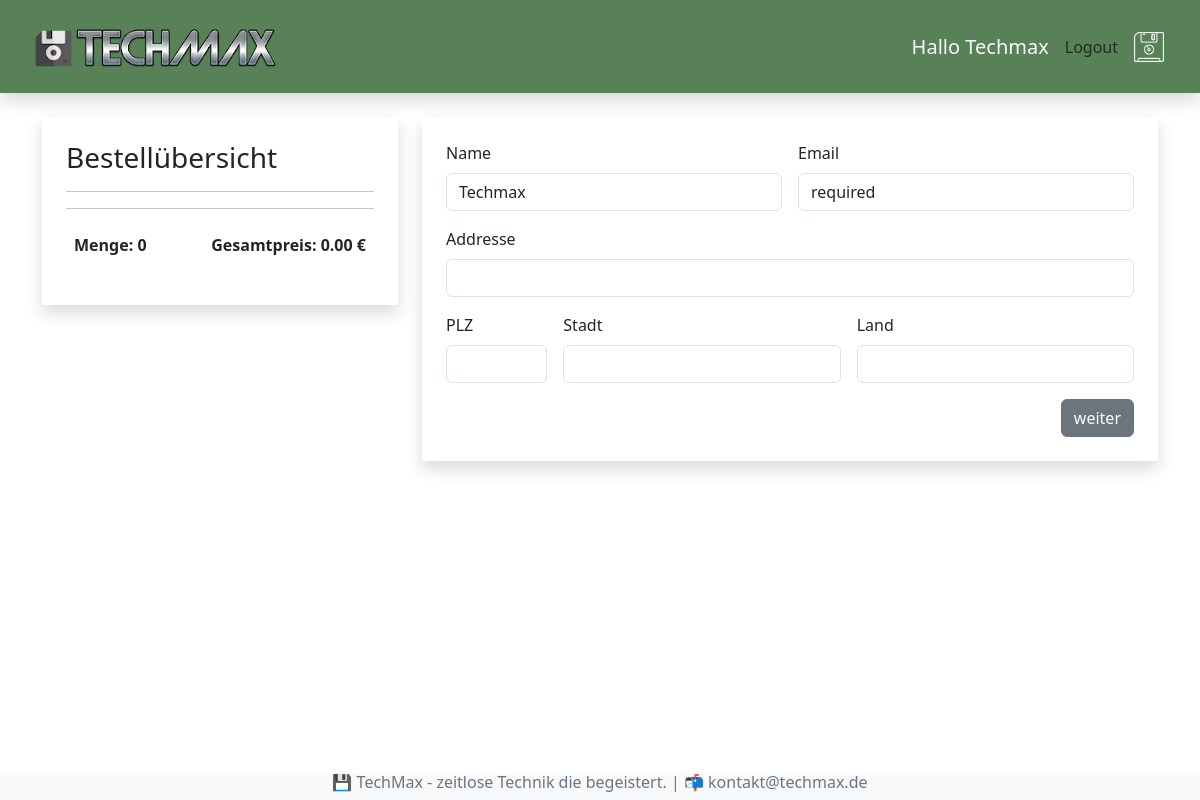
The page /kasse/ (signed in) on the database as committed earlier.
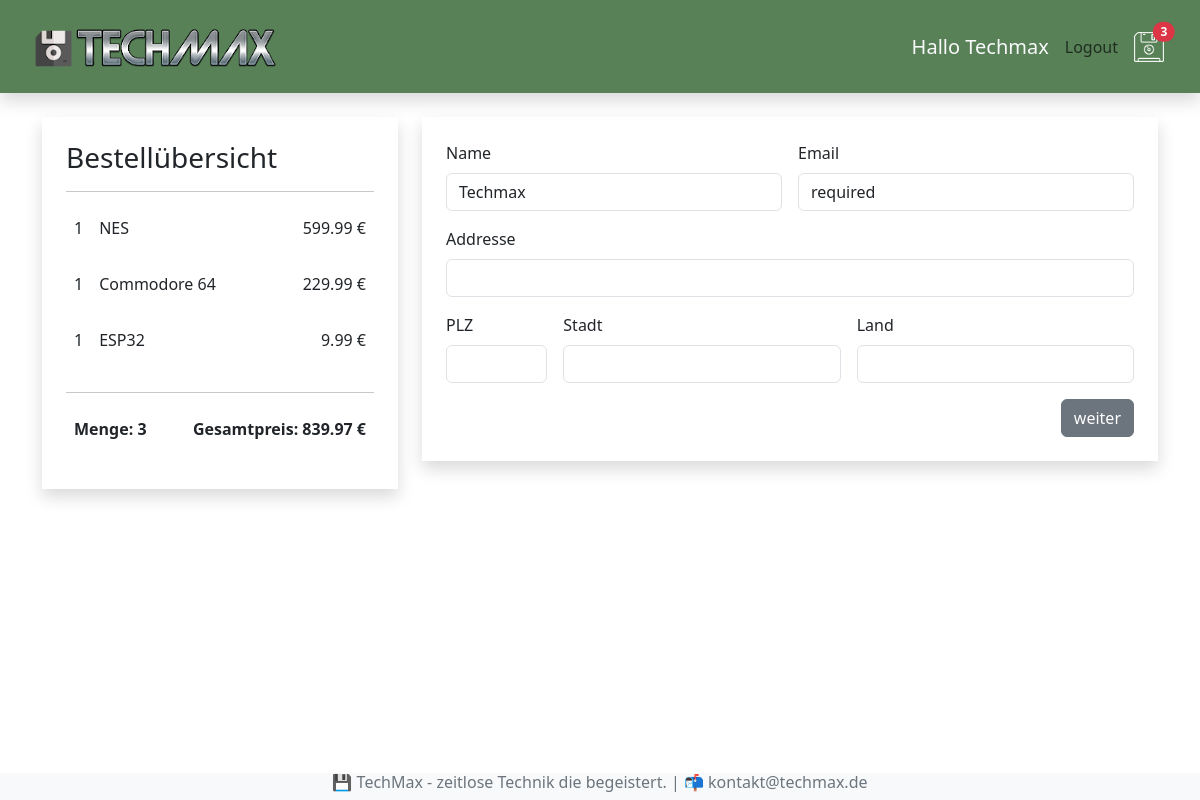
The same page on the database as committed later.
### shop/models.py (models this page shows, shortened)
class Bestellung(models.Model):
    kunde = models.ForeignKey(Kunde, on_delete=models.SET_NULL, null=True, blank=True)
    bestelldatum = models.DateTimeField(auto_now_add=True)
    erledigt = models.BooleanField(default=False, null=True, blank=True)
    auftrags_id = models.CharField(max_length=200, null=200)
    @property
    def get_gesamtpreis(self):
        bestellteartikels = self.bestellteartikel_set.all()
        gesamtpreis = sum(artikel.get_summe for artikel in bestellteartikels)
        return gesamtpreis
    @property
    def get_gesamtmenge(self):
        bestellteartikels = self.bestellteartikel_set.all()
        gesamtmenge = sum(artikel.menge for artikel in bestellteartikels)
        return gesamtmenge

class BestellteArtikel(models.Model):
    artikel = models.ForeignKey(Artikel, on_delete=models.SET_NULL, null=True, blank=True)
    bestellung = models.ForeignKey(Bestellung, on_delete=models.SET_NULL, null=True, blank=True)
    menge = models.IntegerField(default=0, null=True, blank=True)
    datum = models.DateTimeField(auto_now_add=True)
    @property
    def get_summe(self):
        summe = self.artikel.preis * self.menge
        return summe

class Artikel(models.Model):
    name = models.CharField(max_length=200, null=True)
    beschreibung = models.TextField(null=True, blank=True)
    preis = models.DecimalField(max_digits=6, decimal_places=2)
    bild = models.ImageField(null=True, blank=True)

### shop/views.py (the view)
# urls.py: path('kasse/', views.kasse, name ="kasse"),
def kasse(request):
    if request.user.is_authenticated:
        kunde = request.user.kunde
        bestellung, created = Bestellung.objects.get_or_create(kunde=kunde, erledigt=False)
        artikels = bestellung.bestellteartikel_set.all()
    else:
        artikels = []
        bestellung = []
    ctx = {"artikels":artikels, "bestellung":bestellung}
    return render(request, 'shop/kasse.html', ctx)

### shop/context_processors.py (called while the page is built)
def warenkorb_anzahl(request):
    if request.user.is_authenticated:
        kunde = request.user.kunde
        bestellung, created = Bestellung.objects.get_or_create(kunde=kunde, erledigt=False)
        if bestellung:
            menge = bestellung.get_gesamtmenge
        else:
            menge = 0
    else:
        menge = 0
    return {'menge': menge}

### shop/templates/shop/kasse.html (shortened to what this page needs)
{% extends 'shop/index.html' %}
{% block content %}
    <div class="row mt-4">
        <div class="col-4">
            <div class="shadow p-4">
                <h3>Bestellübersicht</h3>
                <hr>
                {% for artikel in artikels %}
                <div class="d-flex">
                    <p class="p-2">{{artikel.menge}}</p>
                    <p class="me-auto p-2">{{artikel.artikel.name}}</p>
                    <p class="p-2">{{artikel.get_summe|floatformat:2}} €</p>
                </div>
                {% endfor %}
                <hr>
                <div class="d-flex">
                    <p class="me-auto fw-bold p-2">Menge: {{bestellung.get_gesamtmenge}}</p>
                    <p class="fw-bold p-2">Gesamtpreis: {{bestellung.get_gesamtpreis|floatformat:2}} €</p>
                </div>
            </div>
        </div>
        <div class="col-8">
            <div class="shadow p-4">
                <form id="formular" class="row g-3">
                    <div class="col-md-6">
                      <label for="inputName" class="form-label">Name</label>
                      <input type="text" class="form-control" id="inputName" value={{request.user|title}} required>
                    </div>
                    <div class="col-md-6">
                        <label for="inputEmail" class="form-label">Email</label>
                        <input type="email" class="form-control" id="inputEmail" value={{request.user.email}} required>
                    </div>
                    <div class="col-12">
                      <label for="inputAddress" class="form-label">Addresse</label>
                      <input type="text" class="form-control" id="inputAdresse" required>
                    </div>
                    <div class="col-md-2">
                        <label for="inputPlz" class="form-label">PLZ</label>
                        <input type="text" class="form-control" id="inputPlz" required>
                      </div>
                    <div class="col-md-5">
                      <label for="inputStadt" class="form-label">Stadt</label>
                      <input type="text" class="form-control" id="inputStadt" required>
                    </div>
                    <div class="col-md-5">
                        <label for="inputLand" class="form-label">Land</label>
                        <input type="text" class="form-control" id="inputLand" required>
                      </div>
                    <div class="col-12 d-flex justify-content-end">
                      <button type="submit" id="formular-button" class="btn btn-secondary">weiter</button>
                    </div>
                  </form>
            </div>
        </div>
    </div>
{% endblock content %}

### shop/templates/shop/index.html (shortened to what this page needs)
<!DOCTYPE html>
<html lang="en">
<head>
    {% load static %}
    <link href="https://cdn.jsdelivr.net/npm/bootstrap@5.3.0-alpha1/dist/css/bootstrap.min.css" rel="stylesheet">
    <link rel="stylesheet" href="{% static 'css/index.css' %}">
</head>
<body>
    {% include 'shop/menu.html' %}
    <div class="container">
        {% block content %}
        {% endblock content %}
    </div>
    {% include 'shop/fusszeile.html' %}
</body>
</html>

### shop/templates/shop/menu.html
{% load static %}
<nav class="navbar shadow sticky-top p-3 mb-4" style="background-color: #588157;">
    <div class="container-fluid">
      <a class="navbar-brand link-light" href="{% url 'shop' %}"><img src="{% static 'bilder/logo.png' %}" alt=""></a>
        <div class="navbar-nav">
            <div class="d-flex align-items-center">
          {% if request.user.is_authenticated %}
          <h5 class="text-light m-2">Hallo {{request.user|title}}</h5>
          <a class="nav-link btn btn-light p-2" href="{% url 'logout' %}">Logout</a>
          {% else %}
          <a class="nav-link btn btn-light p-2" href="{% url 'login' %}">Login</a>
          {% endif %}
          <a class="nav-link link-light p-2" href="{% url 'warenkorb' %}"><img src="{% static 'bilder/floppy.png' %}" alt="">
          {% if menge >= 1 %}
            <span class="badge rounded-pill bg-danger position-absolute top-25 start-25 translate-middle">{{menge}}</span>
          {% endif %}
          </a>
            </div>
        </div>
    </div>
  </nav>

### shop/templates/shop/fusszeile.html
<div class="d-flex justify-content-center fixed-bottom text-secondary bg-light">
    <h6>💾 TechMax - zeitlose Technik die begeistert. | 📬 kontakt@techmax.de</h6>
</div>

Rows that differ between the two databases and show on the page:
added BestellteArtikel: menge "1", artikel.name "NES", get_summe "599.99"
added BestellteArtikel: menge "1", artikel.name "Commodore 64", get_summe "229.99"
added BestellteArtikel: menge "1", artikel.name "ESP32", get_summe "9.99"
computed for Bestellung: get_gesamtmenge "0" → "3"; get_gesamtpreis "0.00" → "839.97"
Other text that changed with them:
{{ menge }}: (not shown) → "3"
